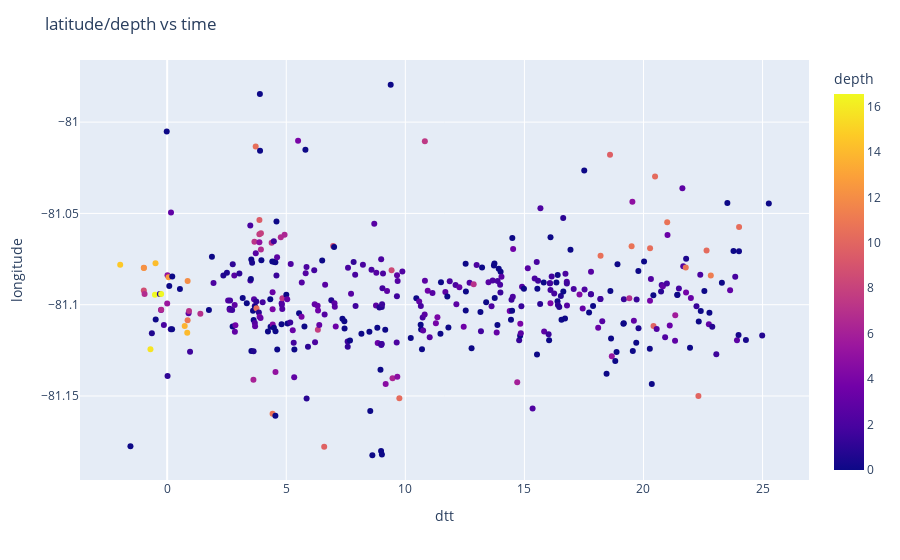

The cell this chart's notebook holds for it:
### Code cell
import plotly.express as px
fig = px.scatter(pd_loc, x="dtt", y="longitude",color="depth")
fig.update_layout(title='latitude/depth vs time')
fig.show()

### Figure 1 — Plotly figure (JSON) as saved in the notebook; plotly's stock layout.template omitted (floating-point values rounded to 4 significant figures; data arrays with more than 128 entries replaced by an {"elided": "..."} marker saying what was removed)
{"data": [{"hovertemplate": "dtt=%{x}<br>longitude=%{y}<br>depth=%{marker.color}<extra></extra>", "legendgroup": "", "marker": {"color": {"elided": "387 float values"}, "coloraxis": "coloraxis", "symbol": "circle"}, "mode": "markers", "name": "", "orientation": "v", "showlegend": false, "type": "scatter", "x": {"elided": "387 float values"}, "xaxis": "x", "y": {"elided": "387 float values"}, "yaxis": "y"}], "layout": {"coloraxis": {"colorbar": {"title": {"text": "depth"}}, "colorscale": [[0, "#0d0887"], [0.1111, "#46039f"], [0.2222, "#7201a8"], [0.3333, "#9c179e"], [0.4444, "#bd3786"], [0.5556, "#d8576b"], [0.6667, "#ed7953"], [0.7778, "#fb9f3a"], [0.8889, "#fdca26"], [1, "#f0f921"]]}, "legend": {"tracegroupgap": 0}, "margin": {"t": 60}, "title": {"text": "latitude/depth vs time"}, "xaxis": {"anchor": "y", "domain": [0, 1], "title": {"text": "dtt"}}, "yaxis": {"anchor": "x", "domain": [0, 1], "title": {"text": "longitude"}}}}
